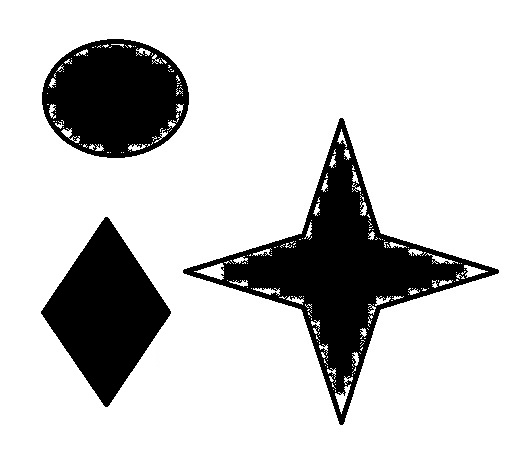
#> input picture aa.jpg, 511 x 457 px
$ python DFT.py
#> lines starting #> are read from the running program, lines starting #| are printed output that depends on the picture
import cv2
import numpy


def Print_Matrix(matrix):
    for i in range(len(matrix)):
        for j in range(len(matrix[0])):
            print(matrix[i][j], end=' ')
        print()


def Dft(matrix):
    mtx = numpy.fft.fft2(matrix)
    mx = numpy.max(numpy.max(numpy.abs(mtx)))
    value = 0.0000000000000000001
    for i in range(len(mtx)):
        for j in range(len(mtx[0])):
            if abs(mtx[i][j]) < value * mx:
                mtx[i][j] = 0
    return numpy.real(numpy.fft.ifft2(mtx))


def Show_Image(arg):
    if type(arg) == str:
        matrix = cv2.imread(arg, 0)
    else:
        matrix = arg
    cv2.imshow('image', matrix)
    cv2.waitKey(0)
    return matrix


def Read_Image(path):
#> called with path = 'aa.jpg'
    img = cv2.imread(path)
#> img is the input picture: shape (457, 511, 3); min 0, max 255, mean 202.6
    img2 = cv2.cvtColor(img, cv2.COLOR_BGR2GRAY)
    return img2


matrix = Read_Image('aa.jpg')
Show_Image('aa.jpg')
dft_matrix = Dft(matrix)
#> in Dft, `mx = numpy.max(numpy.max(numpy.abs(mtx)))`: mx = 47317369
Show_Image(dft_matrix)
#> in Show_Image (call 2), `cv2.imshow('image', matrix)`:
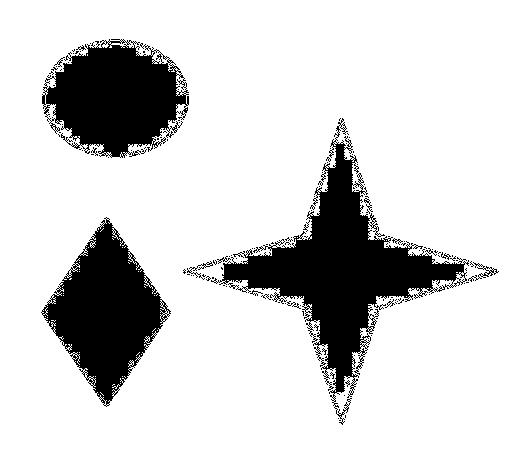
#> window 'image': shape (457, 511); min 0, max 255, mean 208.5
